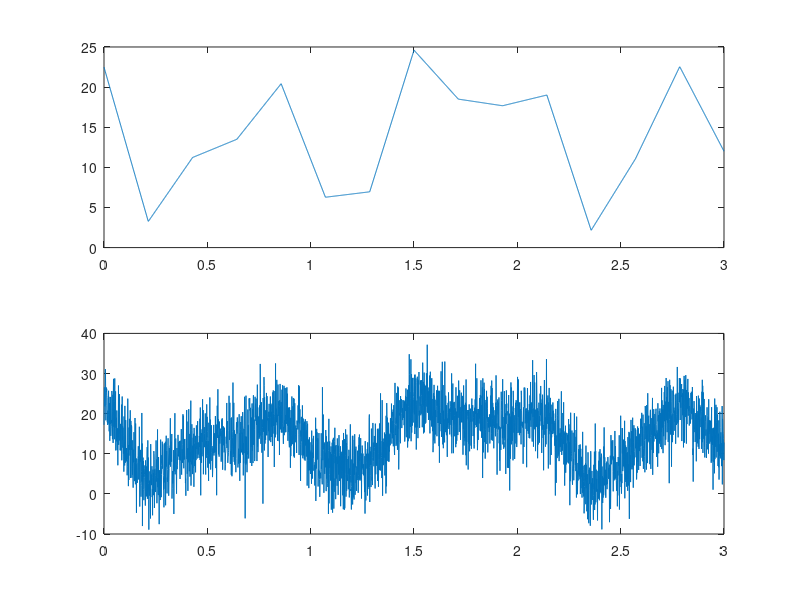
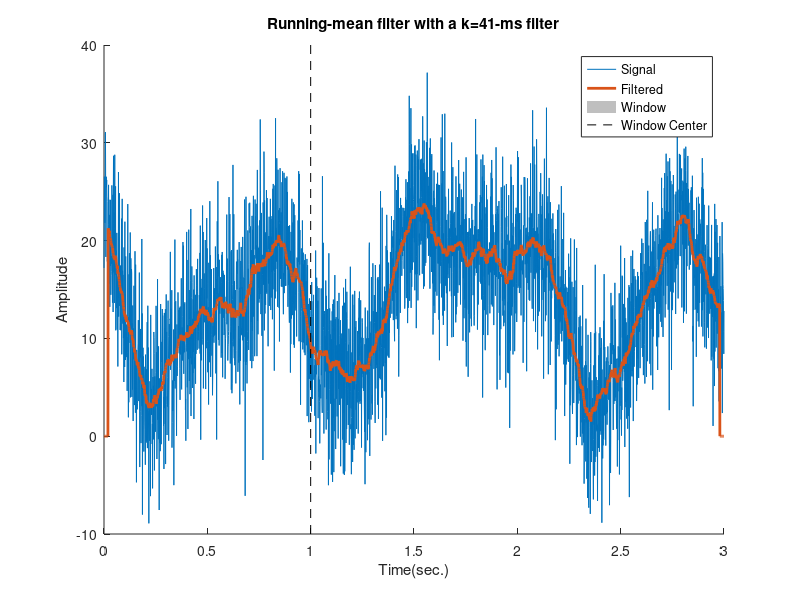

These figures' MATLAB source, in order:
%%
clc
clear
% close all



%%

% Create signal
srate = 1000; % Hz sample rate
time = 0:1/srate:3; % splite from 1 to 3| step = 1/srate
n = length(time); % number of sample
p = 15; % poles for random interpolation

% Noise level, measured in standard deviation
noiseamp = 5;

% amplitude modulator and noise level
ampl = interp1(rand(p,1)*30, linspace(1,p,n));
noise = noiseamp * randn(size(time));
signal = ampl + noise;

figure(1)
 subplot(2,1,1);
 plot(time,ampl);
 subplot(2,1,2);
 plot(time,signal);
 % pause; % Pauses until a key is pressed
 % disp('Key pressed, continuing.');

% initialize filtered signal vector
filtsig = zeros(size(signal));

% implement the running mean filter
k = 20; % filter window is k*2+1

for i=k+1:n-k-1
    % each point is the avarage of k surrounding points
    filtsig(i)= mean(signal(i-k:i+k));
end

% compute the window size in ms
windowsize = 1000*(k*2+1)/ srate;

% plot the noisy and filtered signals
figure(2), clf, hold on
plot(time, signal, time, filtsig, "linew", 2)

% draw a patch to indicate the window size
tidx = dsearchn(time', 1);
ylim = get (gca, "ylim");
patch(time([tidx-k tidx-k tidx-k tidx-k ]),ylim([1 2 2 1]), "k", ...
    "facealpha", .25, "linestyle", "none")
plot (time([tidx tidx]), ylim, "k--")

xlabel("Time(sec.)"), ylabel("Amplitude")
title([ "Running-mean filter with a k=" num2str(round(windowsize)) "-ms filter"])
legend({"Signal" ; "Filtered" ; "Window" ; "Window Center"})
zoom on

%% done

